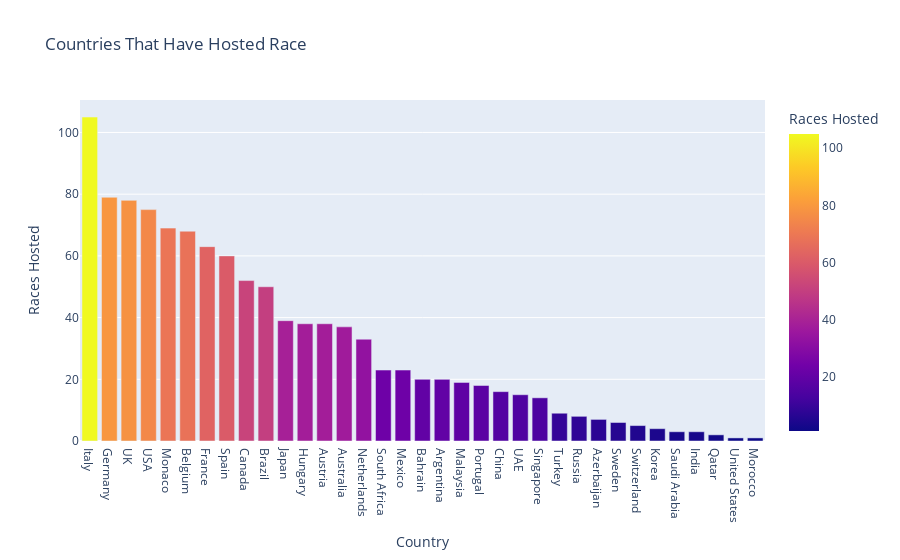

Notebook cell for this chart:
### Code cell
fig3 = px.bar(count_races, x = "Country", y = "Races Hosted", color = "Races Hosted", title="Countries That Have Hosted Race")
fig3.show()
fig3.write_image("plot3.png")

### Figure 1 — Plotly figure (JSON) as saved in the notebook; plotly's stock layout.template omitted (floating-point values rounded to 4 significant figures)
{"data": [{"alignmentgroup": "True", "hovertemplate": "Country=%{x}<br>Races Hosted=%{marker.color}<extra></extra>", "legendgroup": "", "marker": {"color": [105, 79, 78, 75, 69, 68, 63, 60, 52, 50, 39, 38, 38, 37, 33, 23, 23, 20, 20, 19, 18, 16, 15, 14, 9, 8, 7, 6, 5, 4, 3, 3, 2, 1, 1], "coloraxis": "coloraxis", "pattern": {"shape": ""}}, "name": "", "offsetgroup": "", "orientation": "v", "showlegend": false, "textposition": "auto", "type": "bar", "x": ["Italy", "Germany", "UK", "USA", "Monaco", "Belgium", "France", "Spain", "Canada", "Brazil", "Japan", "Hungary", "Austria", "Australia", "Netherlands", "South Africa", "Mexico", "Bahrain", "Argentina", "Malaysia", "Portugal", "China", "UAE", "Singapore", "Turkey", "Russia", "Azerbaijan", "Sweden", "Switzerland", "Korea", "Saudi Arabia", "India", "Qatar", "United States", "Morocco"], "xaxis": "x", "y": [105, 79, 78, 75, 69, 68, 63, 60, 52, 50, 39, 38, 38, 37, 33, 23, 23, 20, 20, 19, 18, 16, 15, 14, 9, 8, 7, 6, 5, 4, 3, 3, 2, 1, 1], "yaxis": "y"}], "layout": {"barmode": "relative", "coloraxis": {"colorbar": {"title": {"text": "Races Hosted"}}, "colorscale": [[0, "#0d0887"], [0.1111, "#46039f"], [0.2222, "#7201a8"], [0.3333, "#9c179e"], [0.4444, "#bd3786"], [0.5556, "#d8576b"], [0.6667, "#ed7953"], [0.7778, "#fb9f3a"], [0.8889, "#fdca26"], [1, "#f0f921"]]}, "legend": {"tracegroupgap": 0}, "title": {"text": "Countries That Have Hosted Race"}, "xaxis": {"anchor": "y", "domain": [0, 1], "title": {"text": "Country"}}, "yaxis": {"anchor": "x", "domain": [0, 1], "title": {"text": "Races Hosted"}}}}
